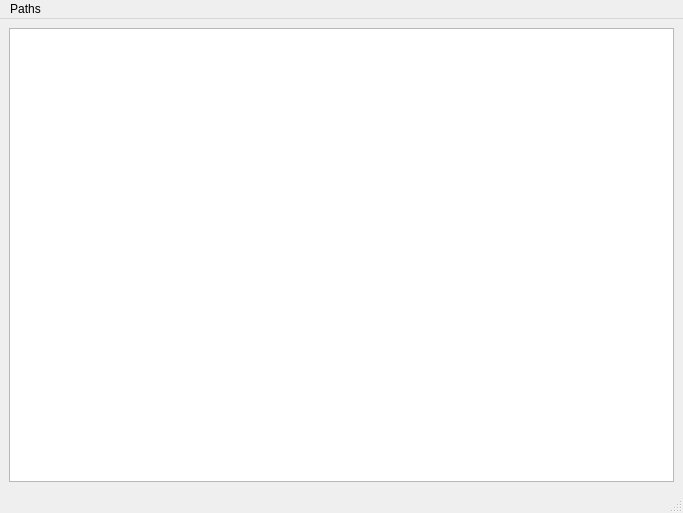
<?xml version="1.0" encoding="UTF-8"?>
<ui version="4.0">
 <class>MainWindow</class>
 <widget class="QMainWindow" name="MainWindow">
  <property name="geometry">
   <rect>
    <x>0</x>
    <y>0</y>
    <width>683</width>
    <height>513</height>
   </rect>
  </property>
  <property name="windowTitle">
   <string>MainWindow</string>
  </property>
  <property name="documentMode">
   <bool>false</bool>
  </property>
  <property name="dockNestingEnabled">
   <bool>false</bool>
  </property>
  <widget class="QWidget" name="centralwidget">
   <layout class="QGridLayout" name="gridLayout">
    <item row="0" column="0">
     <widget class="QTreeView" name="treeView">
      <property name="editTriggers">
       <set>QAbstractItemView::NoEditTriggers</set>
      </property>
      <property name="selectionMode">
       <enum>QAbstractItemView::ExtendedSelection</enum>
      </property>
      <property name="autoExpandDelay">
       <number>0</number>
      </property>
      <property name="rootIsDecorated">
       <bool>true</bool>
      </property>
      <property name="uniformRowHeights">
       <bool>true</bool>
      </property>
      <property name="sortingEnabled">
       <bool>true</bool>
      </property>
      <property name="animated">
       <bool>true</bool>
      </property>
      <property name="allColumnsShowFocus">
       <bool>true</bool>
      </property>
      <property name="expandsOnDoubleClick">
       <bool>false</bool>
      </property>
     </widget>
    </item>
   </layout>
  </widget>
  <widget class="QMenuBar" name="menubar">
   <property name="geometry">
    <rect>
     <x>0</x>
     <y>0</y>
     <width>683</width>
     <height>20</height>
    </rect>
   </property>
   <widget class="QMenu" name="menuPaths">
    <property name="title">
     <string>Paths</string>
    </property>
    <addaction name="actionRefreshAll"/>
    <addaction name="actionRefreshSelected"/>
   </widget>
   <addaction name="menuPaths"/>
  </widget>
  <widget class="QStatusBar" name="statusbar"/>
  <action name="actionRefreshAll">
   <property name="text">
    <string>Refresh All...</string>
   </property>
  </action>
  <action name="actionRefreshSelected">
   <property name="text">
    <string>Refresh Selected...</string>
   </property>
  </action>
 </widget>
 <resources/>
 <connections/>
</ui>
